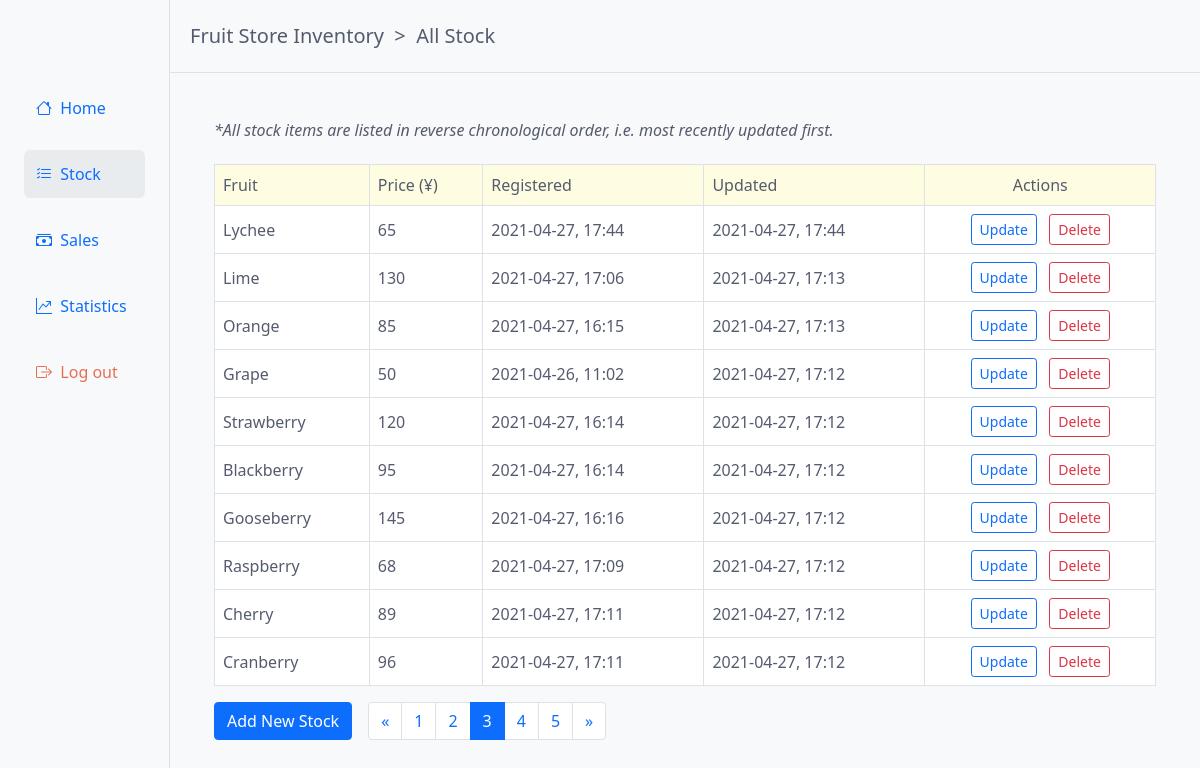
Screenshot of /stock/list/?page=3 (signed in) with the database file from the repository.
### stock/models.py (models this page shows, shortened)
class Fruit(models.Model):
    name = models.CharField(max_length=100, unique=True)
    price = models.PositiveIntegerField(
        default=0,
        validators=[MinValueValidator(0), MaxValueValidator(999999999999)],
    )
    created_on = models.DateTimeField(auto_now_add=True)
    updated_on = models.DateTimeField(auto_now=True)
    class Meta:
        verbose_name = "fruit"
        verbose_name_plural = "fruits"

### stock/views.py (the view)
# urls.py: path("list/", stock_list, name="stock_list"),
@login_required
def stock_list(request):
    fruits = Fruit.objects.order_by("-updated_on")
    page = request.GET.get('page', 1)
    paginator = Paginator(fruits, 10)
    try:
        fruits = paginator.page(page)
    except PageNotAnInteger:
        fruits = paginator.page(1)
    except EmptyPage:
        fruits = paginator.page(paginator.num_pages)
    return render(request, "stock/stock_list.html", {"fruits": fruits})

### templates/stock/stock_list.html (shortened to what this page needs)
{% extends 'base.html' %}
{% load humanize %}
{% block page-trail %}&nbsp;&nbsp;>&nbsp;&nbsp;All Stock{% endblock page-trail %}
{% block content %}
    <div class="row my-5 mx-3">
        <div class="col mx-3">
            {% if fruits %}
                <h6 class="mb-4"><i>*All stock items are listed in reverse chronological order, i.e. most recently updated first.</i></h6>
                <div class="table-responsive">
                    <table class="table table-bordered">
                        <thead class="table-header-bg-1">
                            <tr>
                                <th scope="col">Fruit</th>
                                <th scope="col">Price (¥)</th>
                                <th scope="col">Registered</th>
                                <th scope="col">Updated</th>
                                <th scope="col" class="col-center-align">Actions</th>
                            </tr>
                        </thead>
                        <tbody class="table-body-bg">
                            {% for fruit in fruits %}
                                <tr>
                                    <td>
                                        {{ fruit.name|capfirst }}
                                    </td>
                                    <td>
                                        {{ fruit.price|intcomma }}
                                    </td>
                                    <td>
                                        {{ fruit.created_on|date:"Y-m-d" }}, {{ fruit.created_on|time:"H:i" }}
                                    </td>
                                    <td>
                                        {{ fruit.updated_on|date:"Y-m-d" }}, {{ fruit.updated_on|time:"H:i" }}
                                    </td>
                                    <td class="col-center-align">
                                        <a href="{% url 'stock_update' fruit.pk %}"  class="btn btn-outline-primary btn-sm mr-2" role="button">Update</a>
                                        <form action="{% url 'stock_delete' fruit.pk %}" method="POST" style="display:inline">
                                            <button type="submit" class="btn btn-outline-danger btn-sm">Delete</button>
                                        </form>
                                    </td>
                                </tr>
                            {% endfor %}
                        </tbody>
                    </table>
                </div>
                <div class="table-footer-buttons">
                    <a href="{% url 'stock_create' %}"  class="btn btn-primary" role="button">Add New Stock</a>
                </div>
                {% if fruits.has_other_pages %}
                    <div class="pagination-block mx-3">
                        <ul class="pagination">
                            {% if fruits.has_previous %}
                                <li class="page-item"><a class="page-link" href="?page={{ fruits.previous_page_number }}">&laquo;</a></li>
                            {% else %}
                                <li class="page-item disabled"><a class="page-link" href="#" >&laquo;</a></li>
                            {% endif %}
                            {% for i in fruits.paginator.page_range %}
                                {% if fruits.number == i %}
                                    <li class="page-item active"><a class="page-link" href="#">{{ i }}</a></li>
                                {% else %}
                                    <li class="page-item"><a class="page-link" href="?page={{ i }}">{{ i }}</a></li>
                                {% endif %}
                            {% endfor %}
                            {% if fruits.has_next %}
                                <li class="page-item"><a class="page-link" href="?page={{ fruits.next_page_number }}">&raquo;</a></li>
                            {% else %}
                                <li class="page-item disabled"><a class="page-link" href="#" >&raquo;</a></li>
                            {% endif %}
                        </ul>
                    </div>
                {% endif %}
            {% else %}
                <p>No stock information has been added. To do so, please use the button below.</p>
                <a href="{% url 'stock_create' %}" class="btn btn-primary mt-3 mr-2" role="button">Add New Stock</a>
            {% endif %}
        </div>
    </div>
{% endblock %}

### static/css/base.css (style rules this page uses)
body { background-color: #f8f9fa; min-width: 700px; }
body, h5, h6, th, a { font-weight: 300; }
a:link { text-decoration: none; }
h5, h6, p, li, a, th, td { color: #555b6e; }
td { vertical-align: middle; }
.table-header-bg-1 { background-color:#fffde1; }
.table-body-bg { background-color: #fff; }
.col-center-align { text-align: center; }
.pagination-block, .table-footer-buttons { float: left; }

### rows the page displays
Fruit: name "Lychee", price "65", created_on "2021-04-27", created_on "17:44", updated_on "2021-04-27", updated_on "17:44"
Fruit: name "Lime", price "130", created_on "2021-04-27", created_on "17:06", updated_on "2021-04-27", updated_on "17:13"
Fruit: name "Orange", price "85", created_on "2021-04-27", created_on "16:15", updated_on "2021-04-27", updated_on "17:13"
Fruit: name "Grape", price "50", created_on "2021-04-26", created_on "11:02", updated_on "2021-04-27", updated_on "17:12"
Fruit: name "Strawberry", price "120", created_on "2021-04-27", created_on "16:14", updated_on "2021-04-27", updated_on "17:12"
Fruit: name "Blackberry", price "95", created_on "2021-04-27", created_on "16:14", updated_on "2021-04-27", updated_on "17:12"
Fruit: name "Gooseberry", price "145", created_on "2021-04-27", created_on "16:16", updated_on "2021-04-27", updated_on "17:12"
Fruit: name "Raspberry", price "68", created_on "2021-04-27", created_on "17:09", updated_on "2021-04-27", updated_on "17:12"
Fruit: name "Cherry", price "89", created_on "2021-04-27", created_on "17:11", updated_on "2021-04-27", updated_on "17:12"
Fruit: name "Cranberry", price "96", created_on "2021-04-27", created_on "17:11", updated_on "2021-04-27", updated_on "17:12"

### other values shown
{{ i }} "1" "2" "4" "5"
{{ i }} "3"
